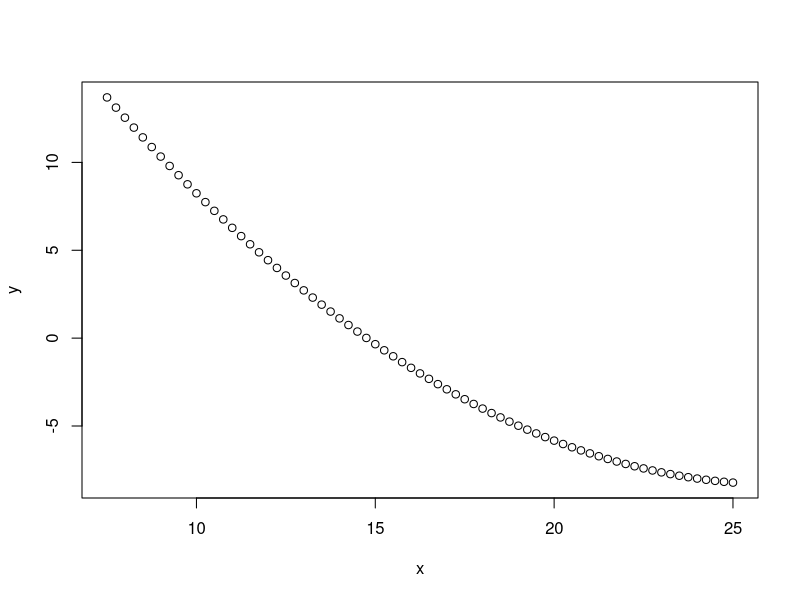
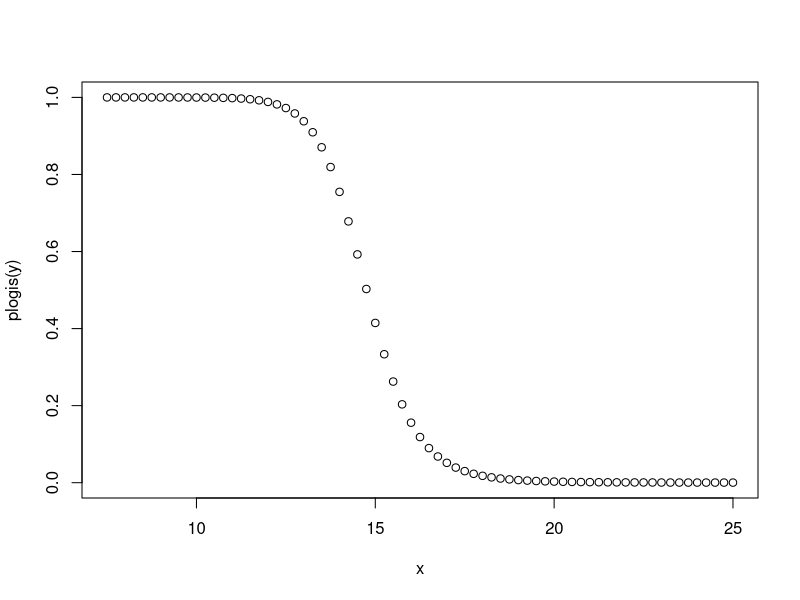

Source code (R) for these figures, in order: (Note: this script raises an error after producing the figures.)
x <- seq(7.5, 25, 0.25)
poly(x,2)
y <- -0.38 - 54.07*poly(x,2)[,1] + 12.26*poly(x,2)[,2]
plot(x,y)
plot(x,plogis(y))

library(glmmTMB)
library(ggeffects)

data("Salamanders")
Salamanders$DOP_z <- sjmisc::std(Salamanders$DOP)
fit_scale = glmmTMB(count~spp + poly(cover, 3) + mined + DOP_z+(1|site), 
                    ziformula=~DOY, 
                    dispformula = ~spp,
                    data = Salamanders, 
                    family=nbinom2)

ggpredict(fit_scale, c("cover"), type = "fe.zi") %>% plot()
